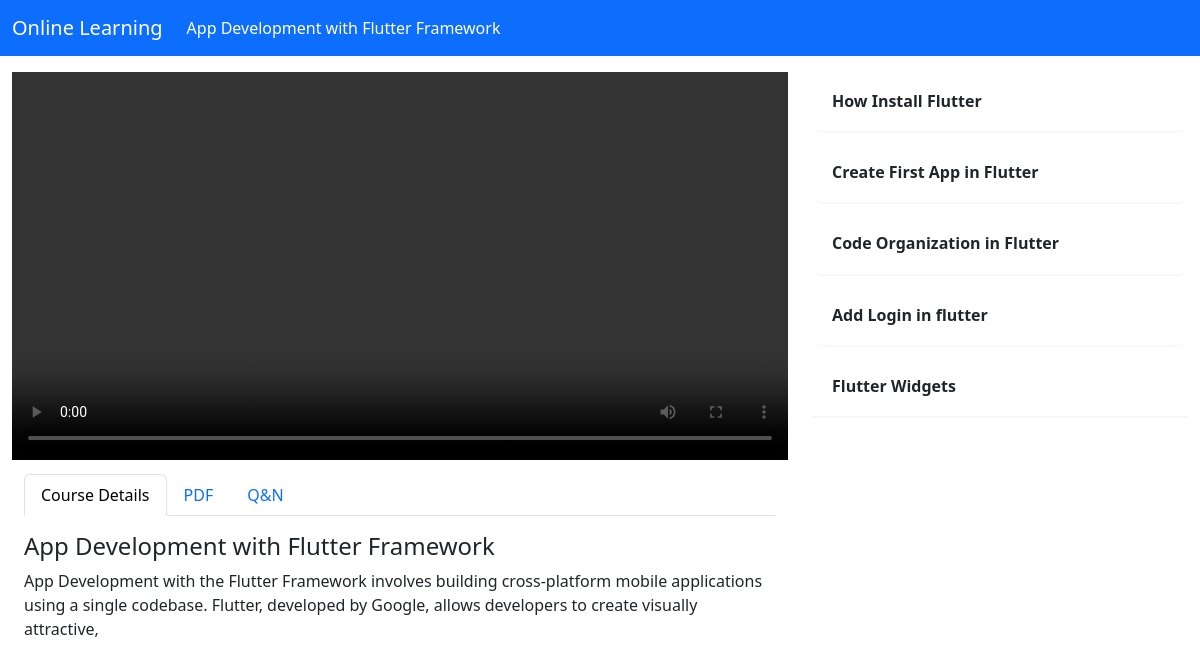
Screenshot of /study_pannel/1/ (signed in) with the database file from the repository.
### online_learning_app/models.py (models this page shows, shortened)
class Course(models.Model):
    created_by = models.ForeignKey(
        CustomUserModel, on_delete=models.CASCADE, related_name='courses'
    )
    course_image = models.ImageField(upload_to='course_image/')
    course_title = models.CharField(max_length=200)
    course_desc = models.CharField(max_length=200)
    category = models.ForeignKey(Category, related_name='course_category',on_delete=models.CASCADE)
    price = models.CharField(max_length=200)

class Video(models.Model):
    course = models.ForeignKey(
        Course, on_delete=models.CASCADE, related_name='videos')
    video_file = models.FileField(upload_to='course_videos/')
    title = models.CharField(max_length=200)

### online_learning_app/views.py (the view)
# urls.py: path('study_pannel/<int:course_id>/', study_pannel, name='study_pannel'),
@login_required(login_url='/accounts/log_in/')
@user_is_enrolled
def study_pannel(request, course_id):
    course = get_object_or_404(Course, id=course_id)
    related_videos = course.videos.all()
    first_video = related_videos[0] if related_videos else None
    pdfs = course.pdfs.all()
    context = {
        'course': course,
        'related_videos': related_videos,
        'video': first_video,
        'pdf': pdfs,
    }
    return render(request, 'online_learning_app/study_pannel.html', context=context)

### online_learning_app/templates/online_learning_app/study_pannel.html (shortened to what this page needs)
<!DOCTYPE html>
{% load static %}
<html lang="en">
<head>
  <link href="https://cdn.jsdelivr.net/npm/bootstrap@5.3.3/dist/css/bootstrap.min.css" rel="stylesheet" />
  <link rel="stylesheet" href="https://cdnjs.cloudflare.com/ajax/libs/font-awesome/4.7.0/css/font-awesome.min.css" />
  <link rel="stylesheet" href="{% static 'css/bootstrap.min.css' %}">
</head>
<body>
  <nav class="navbar navbar-expand-lg bg-primary" data-bs-theme="dark">
    <div class="container-fluid">
      <a class="navbar-brand" href="{% url 'home' %}">Online Learning</a>
      <div class="collapse navbar-collapse" id="navbarColor01">
        <ul class="navbar-nav me-auto">
          <li class="nav-item">
            <a class="nav-link active" href="#">
              {{course.course_title}}
            </a>
          </li>
        </ul>
      </div>
    </div>
  </nav>
  <div class="container-fluid mt-3">
    <div class="row">
      <div class="col-12 col-lg-8">
        <div class="row">
          <div class="col-12">
            <video id="custom-video" width="100%" controls autoplay>
              {% if video %}
              <source src="{{ video.video_file.url }}" type="video/mp4" />
              {% else %}
              <source src="{{ first_video.video_file.url }}" type="video/mp4" />
              {% endif %}
            </video>
          </div>
        </div>
        <div class="container-fluid mt-2">
          <div class="row">
            <div class="col-12">
              <ul class="nav nav-tabs" id="myTab" role="tablist">
                <li class="nav-item" role="presentation">
                  <a class="nav-link active" id="details-tab" data-bs-toggle="tab" href="#details" role="tab"
                    aria-controls="details" aria-selected="true">Course Details</a>
                </li>
                <li class="nav-item" role="presentation">
                  <a class="nav-link" id="pdf-tab" data-bs-toggle="tab" href="#pdf" role="tab" aria-controls="pdf"
                    aria-selected="false">PDF</a>
                </li>
                <li class="nav-item" role="presentation">
                  <a class="nav-link" id="qna-tab" data-bs-toggle="tab" href="#qna" role="tab" aria-controls="qna"
                    aria-selected="false">Q&N</a>
                </li>
              </ul>
              <div class="tab-content mt-3" id="myTabContent">
                <div class="tab-pane fade show active" id="details" role="tabpanel" aria-labelledby="details-tab">
                  <h4 class="mt-3">{{ course.course_title }}</h4>
                  <p class="mt-2">{{ course.course_desc }}</p>
                </div>
              </div>
            </div>
          </div>
        </div>
      </div>
      <div class="col-12 col-lg-4 d-none d-lg-block">
        {% for video in related_videos %}
        <div class="accordion-item">
          <h2 class="accordion-header">
            <button class="accordion-button collapsed video__title" type="button" data-bs-toggle="collapse"
              data-bs-target="#collapse{{ video.id }}" aria-expanded="false" aria-controls="collapse{{ video.id }}">
              {{ video.title }}
            </button>
          </h2>
        </div>
        {% endfor %}
      </div>
    </div>
  </div>
</body>
</html>

### online_learning_app/templates/online_learning_app/study_pannel.html (style rules this page uses)
.accordion-item { width: 100%; border-bottom: 2px solid rgba(223, 211, 211, 0.199); padding: 20px; border-radius: 10px 10px; margin-bottom: 10px; }
.video__title { font-size: 1rem; font-weight: 800; }

### rows the page displays
Course: course_title "App Development with Flutter Framework", course_desc "App Development with the Flutter Framework involves building cross-platform mobile applications using a single codebase. Flutter, developed by Google, allows developers to create visually attractive,"
Video: title "How Install Flutter"
Video: title "Create First App in Flutter"
Video: title "Code Organization in Flutter"
Video: title "Add Login in flutter"
Video: title "Flutter Widgets"
